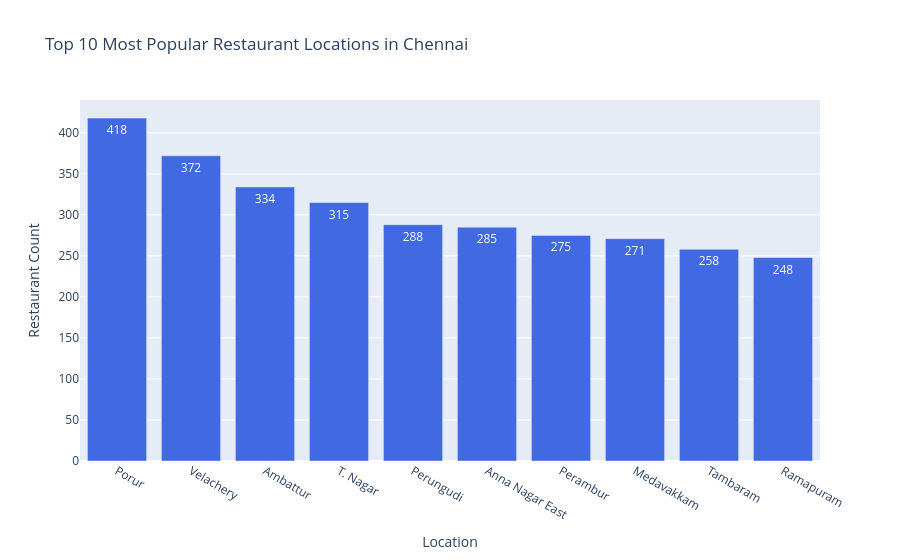

The notebook cell saved with this chart:
### Code cell
px.bar(
    location_count.sort_values("Restaurant Count", ascending=False),
    x="Location",
    y="Restaurant Count",
    text="Restaurant Count",
    color_discrete_sequence=["royalblue"],
    title="Top 10 Most Popular Restaurant Locations in Chennai"
).show()

### Figure 1 — Plotly figure (JSON) as saved in the notebook; plotly's stock layout.template omitted (floating-point values rounded to 4 significant figures)
{"data": [{"hovertemplate": "Location=%{x}<br>Restaurant Count=%{text}<extra></extra>", "legendgroup": "", "marker": {"color": "royalblue", "pattern": {"shape": ""}}, "name": "", "orientation": "v", "showlegend": false, "text": [418.0, 372.0, 334.0, 315.0, 288.0, 285.0, 275.0, 271.0, 258.0, 248.0], "textposition": "auto", "type": "bar", "x": ["Porur", "Velachery", "Ambattur", "T. Nagar", "Perungudi", "Anna Nagar East", "Perambur", "Medavakkam", "Tambaram", "Ramapuram"], "xaxis": "x", "y": [418, 372, 334, 315, 288, 285, 275, 271, 258, 248], "yaxis": "y"}], "layout": {"barmode": "relative", "legend": {"tracegroupgap": 0}, "title": {"text": "Top 10 Most Popular Restaurant Locations in Chennai"}, "xaxis": {"anchor": "y", "domain": [0, 1], "title": {"text": "Location"}}, "yaxis": {"anchor": "x", "domain": [0, 1], "title": {"text": "Restaurant Count"}}}}
